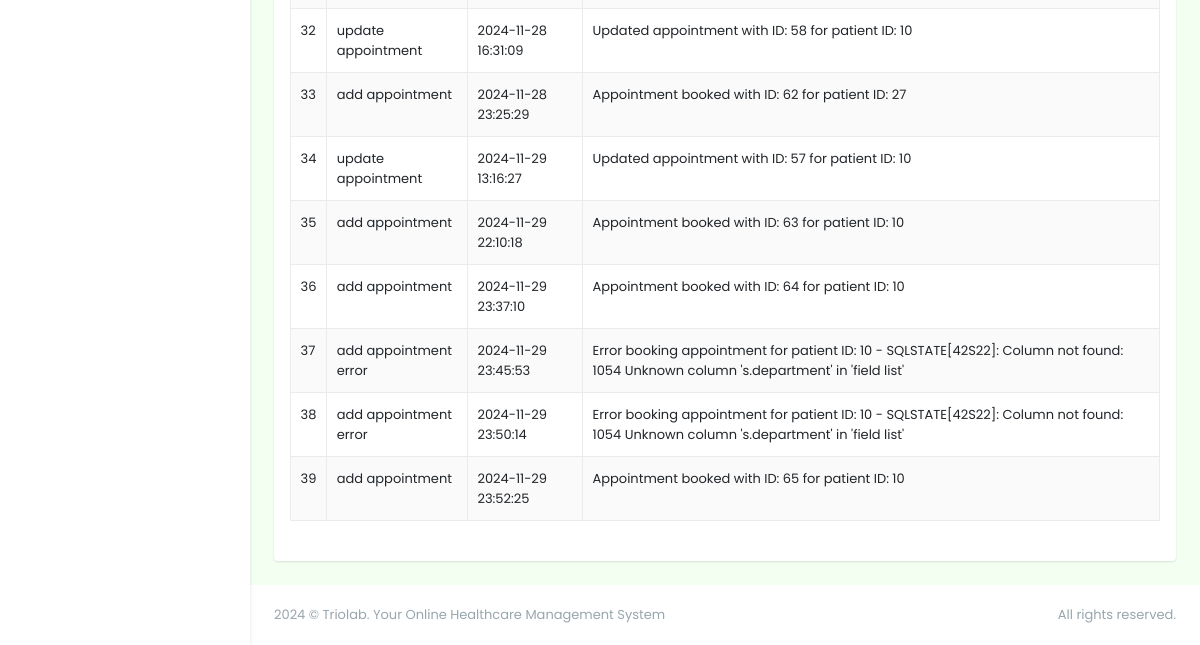
Before: /admin/logs.php (signed in, lower part) with the older database file.
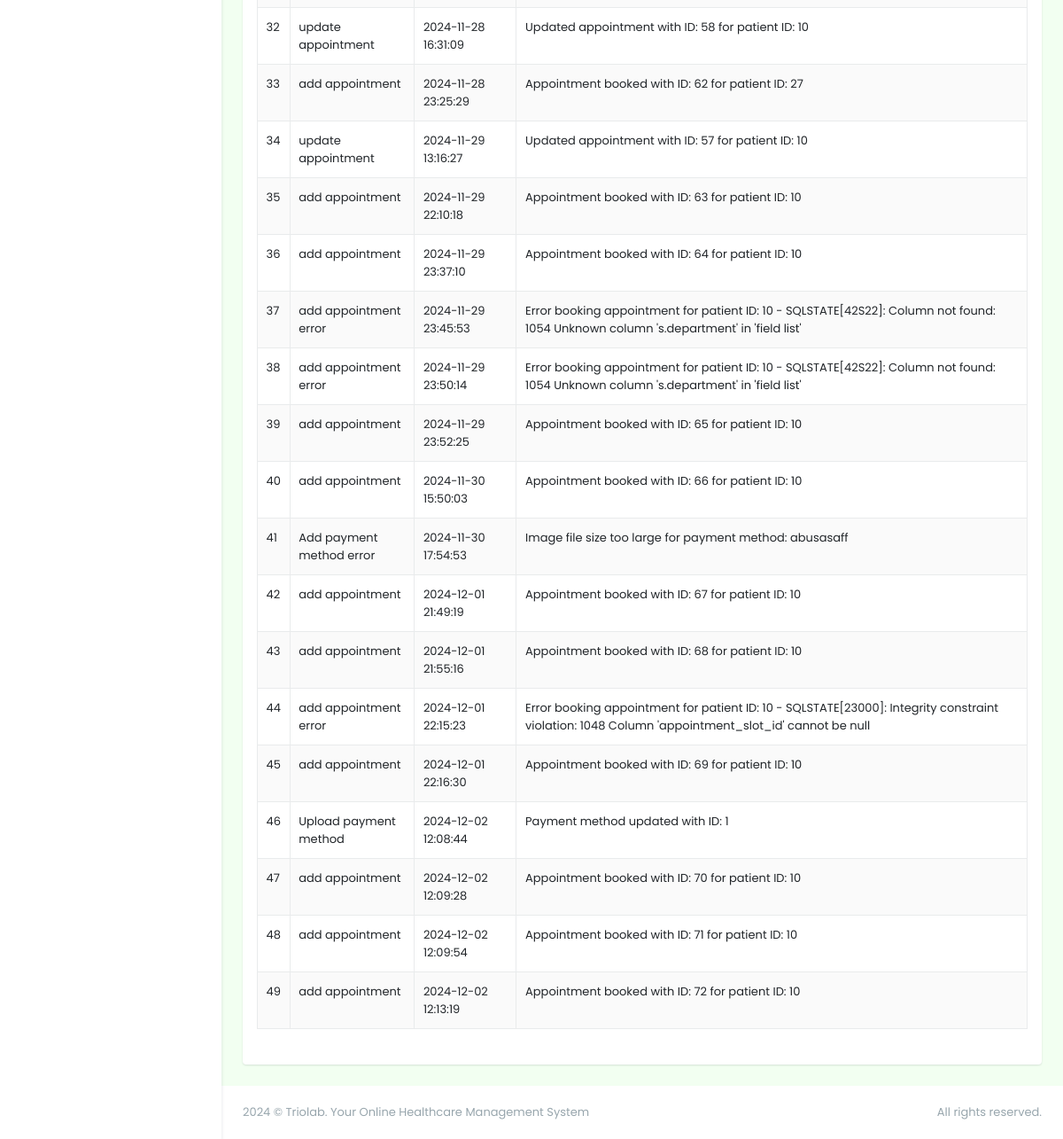
After: the same page with the newer database file.
### tables this page shows
CREATE TABLE `logs` (
  `id` int(11) NOT NULL AUTO_INCREMENT,
  `action` varchar(255) NOT NULL,
  `user` int(11) NOT NULL,
  `timestamp` timestamp NOT NULL DEFAULT current_timestamp(),
  `details` text DEFAULT NULL,
  `is_archive` tinyint(1) DEFAULT 0,
  PRIMARY KEY (`id`)
);

### admin/functions.php (the view, shortened to what this page needs)
<?php
function displayTable($pdo, $table, $columns, $displayImageColumns = [], $includeActions = true, $imagePathPrefix = '', $includeArchived = false, $actions = [])
{
    $query = $pdo->prepare("DESCRIBE $table");
    $query->execute();
    $columnsInfo = $query->fetchAll(PDO::FETCH_COLUMN);
    $orderBy = in_array('created_at', $columnsInfo) ? "ORDER BY created_at DESC" : "";
    $whereClause = "";
    if (in_array('is_archive', $columnsInfo)) {
        $whereClause = $includeArchived ? "WHERE is_archive = 1" : "WHERE is_archive = 0";
    }
    $query = $pdo->prepare("SELECT * FROM $table $whereClause $orderBy");
    $query->execute();
    echo '<table id="' . htmlspecialchars($table) . 'Table" class="table table-bordered table-striped">';
    echo '<thead><tr>';
    echo '</tr></thead><tbody>';
    if ($query->rowCount() > 0) {
        while ($row = $query->fetch(PDO::FETCH_ASSOC)) {
            echo '<tr>';
            foreach ($columns as $column) {
                if (in_array($column, $displayImageColumns)) {
                    echo '<td>
                    <a href="' . htmlspecialchars($imagePathPrefix . $row[$column]) . '"
                        data-lightbox="gallery"
                        data-lightbox="image-' . htmlspecialchars($row['id']) . '">
                        Click to view image
                        </a>
                    </td>';
                } else {
                    echo '<td>' . htmlspecialchars($row[$column]) . '</td>';
                }
            }
            echo '</tr>';
        }
    } else {
        echo '<tr><td colspan="' . (count($columns) + ($includeActions ? 1 : 0)) . '">No data available.</td></tr>';
    }
    echo '</tbody></table>';
}
?><div class="modal fade" id="testModal" tabindex="-1" aria-labelledby="testModalLabel" aria-hidden="true">

### admin/logs.php (shortened to what this page needs)
<!doctype html>
<html lang="en" data-layout="vertical" data-topbar="light" data-sidebar="light" data-sidebar-size="lg" data-sidebar-image="none" data-preloader="disable" data-theme="default" data-theme-colors="green">
<head>
    <link rel="stylesheet" href="https://cdn.jsdelivr.net/npm/flatpickr/dist/flatpickr.min.css">
    <link href="assets/css/bootstrap.min.css" rel="stylesheet" type="text/css" />
    <link href="assets/css/icons.min.css" rel="stylesheet" type="text/css" />
    <link href="assets/css/app.min.css" rel="stylesheet" type="text/css" />
    <link href="assets/css/custom.min.css" rel="stylesheet" type="text/css" />
    <link rel="stylesheet" href="assets/css/sweetalert.css">
    <link rel="stylesheet" href="https://cdn.datatables.net/2.1.8/css/dataTables.dataTables.css">
</head>
<body style="background-color: #F2FFF1">
    <div id="layout-wrapper">
        <?php require "header.php"; ?>
        <?php require "sidebar.php"; ?>
        <?php require "functions.php"; ?>
        <div class="main-content">
            <div class="page-content">
                <div class="container-fluid">
                    <div class="row">
                        <div class="col-12">
                            <div class="card">
                                <div class="card-body">
                                    <div class="row mb-2 mt-3">
                                        <div class="col-lg-12">
                                            <div class="mb-3">
                                                <?php
                                                $table = 'logs';
                                                $columns = array('id', 'action', 'timestamp', 'details');
                                                $displayImageColumns = array();
                                                displayTable($pdo, $table, $columns, $displayImageColumns, false, '', false);
                                                ?>
                                            </div>
                                        </div>
                                    </div>
                                </div>
                            </div>
                        </div>
                    </div>
                </div>
                <?php require "footer.php"; ?>
            </div>
        </div>
</body>
</html>

### admin/sidebar.php (shortened to what this page needs)
<div class="app-menu navbar-menu">
    <div id="scrollbar">
    </div>
    <div class="sidebar-background"></div>
</div>

### admin/footer.php (shortened to what this page needs)
<footer class="footer">
    <div class="container-fluid">
        <div class="row">
            <div class="col-sm-6">
                 © Triolab. Your Online Healthcare Management System
            </div>
            <div class="col-sm-6">
                <div class="text-sm-end d-none d-sm-block">
                    All rights reserved.
                </div>
            </div>
        </div>
    </div>
</footer>

Changed rows visible on the page:
added logs: id "40", action "add appointment", timestamp "2024-11-30 15:50:03", details "Appointment booked with ID: 66 for patient ID: 10"
added logs: id "41", action "Add payment method error", timestamp "2024-11-30 17:54:53", details "Image file size too large for payment method: abusasaff"
added logs: id "42", action "add appointment", timestamp "2024-12-01 21:49:19", details "Appointment booked with ID: 67 for patient ID: 10"
added logs: id "43", action "add appointment", timestamp "2024-12-01 21:55:16", details "Appointment booked with ID: 68 for patient ID: 10"
added logs: id "44", action "add appointment error", timestamp "2024-12-01 22:15:23", details "Error booking appointment for patient ID: 10 - SQLSTATE[23000]: Integrity constraint violation: 1048 Column 'appointment_slot_id' cannot be null"
added logs: id "45", action "add appointment", timestamp "2024-12-01 22:16:30", details "Appointment booked with ID: 69 for patient ID: 10"
added logs: id "46", action "Upload payment method", timestamp "2024-12-02 12:08:44", details "Payment method updated with ID: 1"
added logs: id "47", action "add appointment", timestamp "2024-12-02 12:09:28", details "Appointment booked with ID: 70 for patient ID: 10"
added logs: id "48", action "add appointment", timestamp "2024-12-02 12:09:54", details "Appointment booked with ID: 71 for patient ID: 10"
added logs: id "49", action "add appointment", timestamp "2024-12-02 12:13:19", details "Appointment booked with ID: 72 for patient ID: 10"
